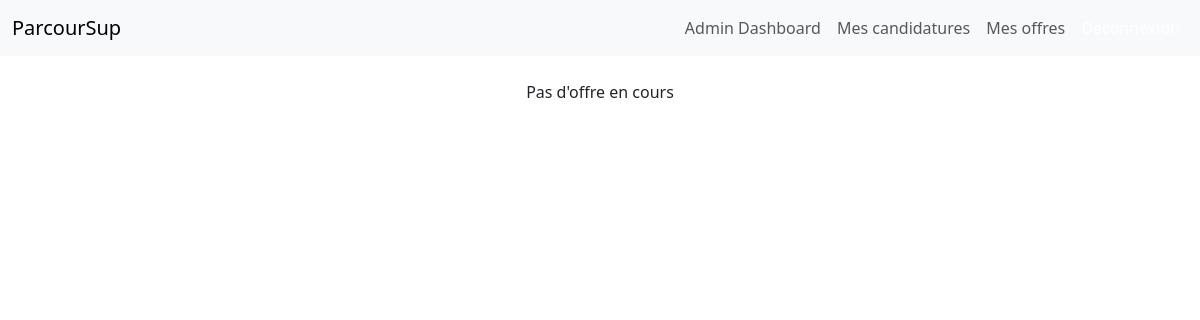
The page /offre/ (signed in) on the database as committed earlier.
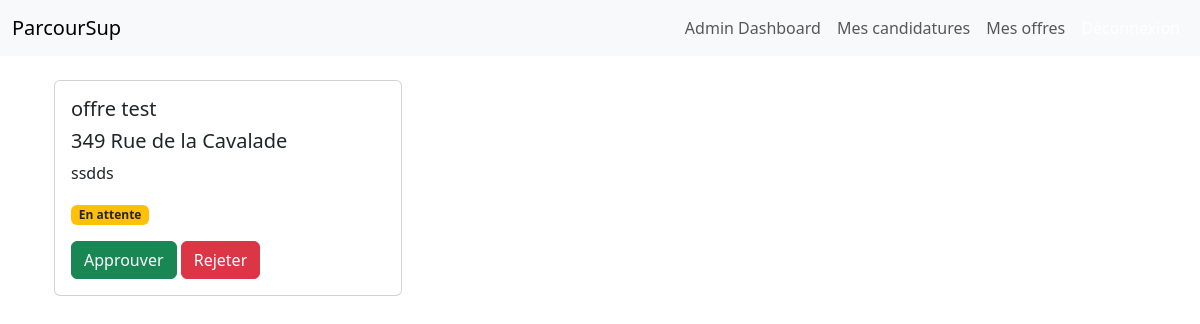
The same page on the database as committed later.
### Parcoursup/models.py (models this page shows, shortened)
class Offer(models.Model):
    title = models.CharField(max_length=255)
    description = models.TextField()
    image_url = models.URLField(max_length=200)  # Lien vers l'image
    category = models.CharField(max_length=100)  # Catégorie ou domaine
    is_approved = models.BooleanField(default=False)  # Statut de l'offre (validée ou non)
    added_by = models.ForeignKey(Etablissement, on_delete=models.CASCADE)  # Utilisateur qui a ajouté l'offre

class Etablissement(models.Model):
    name = models.CharField(max_length=255)
    email = models.EmailField(max_length=127, unique=True) #mail
    adress = models.CharField(max_length=200)
    city = models.CharField(max_length=100)
    country = models.CharField(max_length=100)
    is_validated = models.BooleanField(default=False)
    STUDY_DOMAINS = [
        ('science', 'Science'),
        ('literature', 'Literature'),
        ('engineering', 'Engineering'),
        ('arts', 'Arts'),
        ('business', 'Business'),
        ('medicine', 'Medicine'),
    ]
    study_domain = models.CharField(
        max_length=50,
        choices=STUDY_DOMAINS,
        default='science'  # Valeur par défaut
    )

### Parcoursup/views.py (the view)
# urls.py: path('offre/', views.offre, name='offre'),
def offre(request):
    offres = Offer.objects.all()
    return render(request, 'offre.html', {'offres': offres})

### Parcoursup/templates/offre.html
{% extends 'base.html' %}
{% block content %}
<div class="container">
    <div class="row">
        {% if offres %}
            {% for offer in offres %}
                <div class="col-md-4">
                    <div class="card mb-4">
                        <div class="card-body">
                            <h5 class="card-title">{{ offer.title }}</h5>
                            <h5 class="card-title">{{ offer.added_by.adress }}</h5>
                            <p class="card-text">{{ offer.description }}</p>
                            <p class="card-text">
                                {% if offer.is_approved %}
                                <span class="badge bg-success">Approuvée</span>
                                {% else %}
                                <span class="badge bg-warning text-dark">En attente</span>
                                {% endif %}
                            </p>
                            <a href="{% url 'approve_offer' offer.id 'approve' %}" class="btn btn-success">Approuver</a>
                            <a href="{% url 'approve_offer' offer.id 'reject' %}" class="btn btn-danger">Rejeter</a>
                        </div>
                    </div>
                </div>
            {% endfor %}
        {% else %}
            <p class="text-center">Pas d'offre en cours</p>
        {% endif %}
    </div>
</div>
{% endblock %}

### Parcoursup/templates/base.html (shortened to what this page needs)
<!DOCTYPE html>
<html lang="fr">
<head>
    <link href="https://cdn.jsdelivr.net/npm/bootstrap@5.3.0-alpha1/dist/css/bootstrap.min.css" rel="stylesheet">
</head>
<body>
    {% include 'navbar.html' %}
    <div class="container mt-4">
        {% block content %}{% endblock %}
    </div>
</body>
</html>

### Parcoursup/templates/navbar.html (shortened to what this page needs)
<nav class="navbar navbar-expand-lg navbar-light bg-light">
    <div class="container-fluid">
        <a class="navbar-brand" href="{% url 'home' %}">ParcourSup</a>
        <div class="collapse navbar-collapse" id="navbarNav">
            <ul class="navbar-nav ms-auto">
                {% if user.is_authenticated %}
                {% if request.user.is_superuser %}
                <li class="nav-item">
                    <a class="nav-link" href="{% url 'admin_dashboard' %}">Admin Dashboard</a>
                </li>
                {% endif %}
                <li class="nav-item">
                    <a class="nav-link" href="#">Mes candidatures</a>
                </li>
                <li class="nav-item">
                    <a class="nav-link" href="#">Mes offres</a>
                </li>
                <li class="nav-item">
                    <a class="nav-link btn btn-danger text-white" href="{% url 'logout' %}">Déconnexion</a>
                </li>
                {% endif %}
            </ul>
        </div>
    </div>
</nav>

Rows that differ between the two databases and show on the page:
added Offer: title "offre test", added_by.adress "349 Rue de la Cavalade", description "ssdds", is_approved "En attente"
Other text that changed with them:
text no longer shown: "Pas d'offre en cours"
